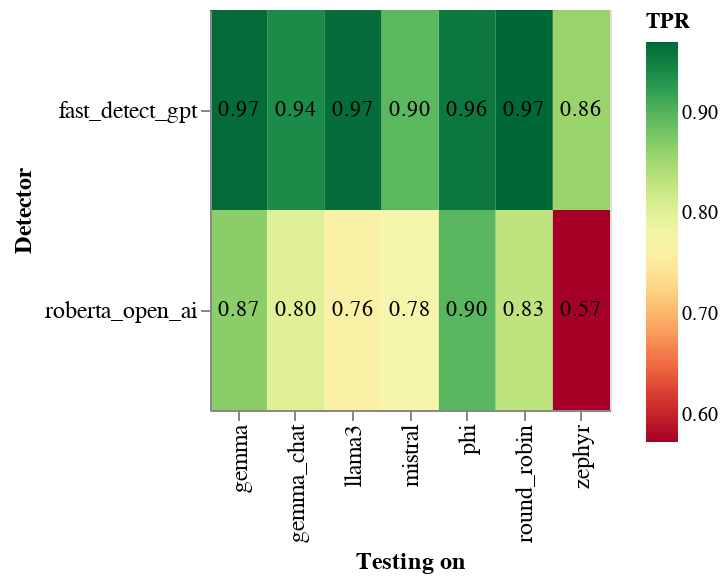

Here is the notebook cell this chart was saved with:
### Code cell
zero_shot_detectors = ["fast_detect_gpt", "roberta_base_open_ai"]
zero_shot_only_only_df = freeze_base_df[freeze_base_df["detector"].apply(lambda x: x in zero_shot_detectors)]

heatmap = alt.Chart(zero_shot_only_only_df).mark_rect().encode(
    alt.X('dataset:N', sort="x", title="Testing on"),
    alt.Y('detector_short_name:N', sort=None, title="Detector"),
    alt.Color('TPR:Q').scale(scheme='redyellowgreen'),
    #alt.Row("trained_on_dataset:N", title="Dataset used for training"),
).properties(
    width=200,
    height=200
)

heatmap_text = alt.Chart(zero_shot_only_only_df).mark_text(baseline='middle').encode(
    alt.X('dataset:N', sort="x", title="Testing on"),
    alt.Y('detector_short_name:N', sort=None, title="Detector"),
    text='TPR:Q',
    color=alt.condition(
        alt.datum.accuracy > 0.5,
        alt.value('black'),
        alt.value('white')
    )
).properties(
    width=200,
    height=200
)

chart = alt.layer(heatmap, heatmap_text).configure(
    numberFormat='0.2f'
).configure_axis(
    labelFontSize=12,
    titleFontSize=12
)

chart.save("notebooks/plots/heatmap_zero_shot.png")
chart
